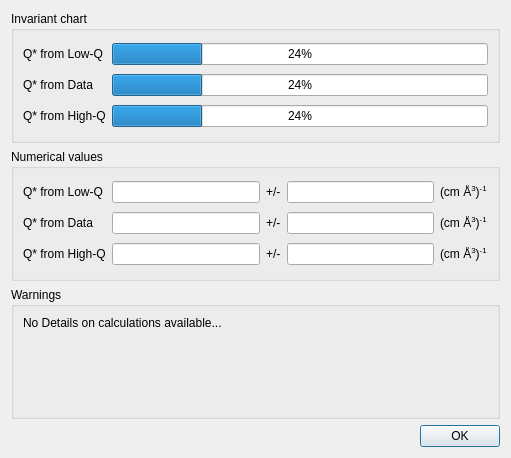
<?xml version="1.0" encoding="UTF-8"?>
<ui version="4.0">
 <class>Dialog</class>
 <widget class="QDialog" name="Dialog">
  <property name="geometry">
   <rect>
    <x>0</x>
    <y>0</y>
    <width>511</width>
    <height>458</height>
   </rect>
  </property>
  <property name="sizePolicy">
   <sizepolicy hsizetype="Fixed" vsizetype="Fixed">
    <horstretch>0</horstretch>
    <verstretch>0</verstretch>
   </sizepolicy>
  </property>
  <property name="windowTitle">
   <string>Dialog</string>
  </property>
  <layout class="QGridLayout" name="gridLayout_4">
   <item row="0" column="0">
    <widget class="QGroupBox" name="groupBox">
     <property name="title">
      <string>Invariant chart</string>
     </property>
     <layout class="QGridLayout" name="gridLayout_2">
      <item row="0" column="0">
       <widget class="QLabel" name="label_12">
        <property name="text">
         <string>Q* from Low-Q</string>
        </property>
       </widget>
      </item>
      <item row="0" column="1">
       <widget class="QProgressBar" name="progressBarLowQ">
        <property name="value">
         <number>24</number>
        </property>
       </widget>
      </item>
      <item row="1" column="0">
       <widget class="QLabel" name="label_10">
        <property name="text">
         <string>Q* from Data</string>
        </property>
       </widget>
      </item>
      <item row="1" column="1">
       <widget class="QProgressBar" name="progressBarData">
        <property name="value">
         <number>24</number>
        </property>
       </widget>
      </item>
      <item row="2" column="0">
       <widget class="QLabel" name="label_11">
        <property name="text">
         <string>Q* from High-Q</string>
        </property>
       </widget>
      </item>
      <item row="2" column="1">
       <widget class="QProgressBar" name="progressBarHighQ">
        <property name="value">
         <number>24</number>
        </property>
       </widget>
      </item>
     </layout>
    </widget>
   </item>
   <item row="1" column="0">
    <widget class="QGroupBox" name="groupBox_2">
     <property name="title">
      <string>Numerical values</string>
     </property>
     <layout class="QGridLayout" name="gridLayout">
      <item row="0" column="0">
       <widget class="QLabel" name="label">
        <property name="text">
         <string>Q* from Low-Q</string>
        </property>
       </widget>
      </item>
      <item row="0" column="1">
       <widget class="QLineEdit" name="txtQLowQ">
        <property name="toolTip">
         <string>Extrapolated invariant from low-Q range.</string>
        </property>
        <property name="readOnly">
         <bool>true</bool>
        </property>
       </widget>
      </item>
      <item row="0" column="2">
       <widget class="QLabel" name="label_2">
        <property name="text">
         <string>+/-</string>
        </property>
       </widget>
      </item>
      <item row="0" column="3">
       <widget class="QLineEdit" name="txtQLowQErr">
        <property name="toolTip">
         <string>Uncertainty on the invariant from low-Q range.</string>
        </property>
        <property name="readOnly">
         <bool>true</bool>
        </property>
       </widget>
      </item>
      <item row="0" column="4">
       <widget class="QLabel" name="lblQLowQUnits">
        <property name="text">
         <string>&lt;html&gt;&lt;head/&gt;&lt;body&gt;&lt;p&gt;(cm Å&lt;span style=&quot; vertical-align:super;&quot;&gt;3&lt;/span&gt;)&lt;span style=&quot; vertical-align:super;&quot;&gt;-1&lt;/span&gt;&lt;/p&gt;&lt;/body&gt;&lt;/html&gt;</string>
        </property>
       </widget>
      </item>
      <item row="1" column="0">
       <widget class="QLabel" name="label_5">
        <property name="text">
         <string>Q* from Data</string>
        </property>
       </widget>
      </item>
      <item row="1" column="1">
       <widget class="QLineEdit" name="txtQData">
        <property name="toolTip">
         <string>Invariant in the data set's Q range.</string>
        </property>
        <property name="readOnly">
         <bool>true</bool>
        </property>
       </widget>
      </item>
      <item row="1" column="2">
       <widget class="QLabel" name="label_6">
        <property name="text">
         <string>+/-</string>
        </property>
       </widget>
      </item>
      <item row="1" column="3">
       <widget class="QLineEdit" name="txtQDataErr">
        <property name="toolTip">
         <string>Uncertainty on the invariant from data's range.</string>
        </property>
        <property name="readOnly">
         <bool>true</bool>
        </property>
       </widget>
      </item>
      <item row="1" column="4">
       <widget class="QLabel" name="lblQDataUnits">
        <property name="text">
         <string>&lt;html&gt;&lt;head/&gt;&lt;body&gt;&lt;p&gt;(cm Å&lt;span style=&quot; vertical-align:super;&quot;&gt;3&lt;/span&gt;)&lt;span style=&quot; vertical-align:super;&quot;&gt;-1&lt;/span&gt;&lt;/p&gt;&lt;/body&gt;&lt;/html&gt;</string>
        </property>
       </widget>
      </item>
      <item row="2" column="0">
       <widget class="QLabel" name="label_8">
        <property name="text">
         <string>Q* from High-Q</string>
        </property>
       </widget>
      </item>
      <item row="2" column="1">
       <widget class="QLineEdit" name="txtQHighQ">
        <property name="toolTip">
         <string>Extrapolated invariant from high-Q range.</string>
        </property>
        <property name="readOnly">
         <bool>true</bool>
        </property>
       </widget>
      </item>
      <item row="2" column="2">
       <widget class="QLabel" name="label_9">
        <property name="text">
         <string>+/-</string>
        </property>
       </widget>
      </item>
      <item row="2" column="3">
       <widget class="QLineEdit" name="txtQHighQErr">
        <property name="toolTip">
         <string>Uncertainty on the invariant from high-Q range.</string>
        </property>
        <property name="readOnly">
         <bool>true</bool>
        </property>
       </widget>
      </item>
      <item row="2" column="4">
       <widget class="QLabel" name="lblQHighQUnits">
        <property name="text">
         <string>&lt;html&gt;&lt;head/&gt;&lt;body&gt;&lt;p&gt;(cm Å&lt;span style=&quot; vertical-align:super;&quot;&gt;3&lt;/span&gt;)&lt;span style=&quot; vertical-align:super;&quot;&gt;-1&lt;/span&gt;&lt;/p&gt;&lt;/body&gt;&lt;/html&gt;</string>
        </property>
       </widget>
      </item>
     </layout>
    </widget>
   </item>
   <item row="2" column="0">
    <widget class="QGroupBox" name="groupBox_3">
     <property name="title">
      <string>Warnings</string>
     </property>
     <layout class="QGridLayout" name="gridLayout_3">
      <item row="0" column="0">
       <widget class="QLabel" name="lblWarning">
        <property name="text">
         <string>&lt;html&gt;&lt;head/&gt;&lt;body&gt;&lt;p&gt;No Details on calculations available...&lt;/p&gt;&lt;/body&gt;&lt;/html&gt;</string>
        </property>
        <property name="alignment">
         <set>Qt::AlignLeading|Qt::AlignLeft|Qt::AlignTop</set>
        </property>
       </widget>
      </item>
     </layout>
    </widget>
   </item>
   <item row="3" column="0">
    <widget class="QDialogButtonBox" name="cmdOK">
     <property name="orientation">
      <enum>Qt::Horizontal</enum>
     </property>
     <property name="standardButtons">
      <set>QDialogButtonBox::Ok</set>
     </property>
    </widget>
   </item>
  </layout>
 </widget>
 <resources/>
 <connections>
  <connection>
   <sender>cmdOK</sender>
   <signal>accepted()</signal>
   <receiver>Dialog</receiver>
   <slot>accept()</slot>
   <hints>
    <hint type="sourcelabel">
     <x>248</x>
     <y>254</y>
    </hint>
    <hint type="destinationlabel">
     <x>157</x>
     <y>274</y>
    </hint>
   </hints>
  </connection>
  <connection>
   <sender>cmdOK</sender>
   <signal>rejected()</signal>
   <receiver>Dialog</receiver>
   <slot>reject()</slot>
   <hints>
    <hint type="sourcelabel">
     <x>316</x>
     <y>260</y>
    </hint>
    <hint type="destinationlabel">
     <x>286</x>
     <y>274</y>
    </hint>
   </hints>
  </connection>
 </connections>
</ui>
